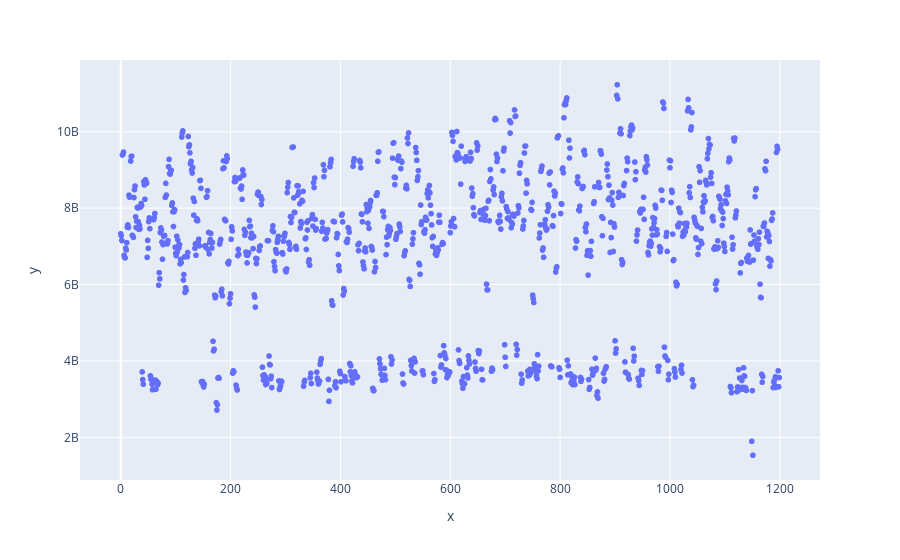

Notebook code for this chart:
### Code cell
# indexes to list
index = ordered_table_mik.index.tolist()

# PLOT
# figsize 
plt.figure(figsize=(15,8))

px.scatter(x=index , y = ordered_table_mik['sum'], hover_name = ordered_table_mik['samples'])

### Figure 1 — Plotly figure (JSON) as saved in the notebook; plotly's stock layout.template omitted (floating-point values rounded to 4 significant figures; data arrays with more than 128 entries replaced by an {"elided": "..."} marker saying what was removed)
{"data": [{"hovertemplate": "<b>%{hovertext}</b><br><br>x=%{x}<br>y=%{y}<extra></extra>", "hovertext": {"elided": "1200 str values"}, "legendgroup": "", "marker": {"color": "#636efa", "symbol": "circle"}, "mode": "markers", "name": "", "showlegend": false, "type": "scattergl", "x": {"elided": "1200 int values"}, "xaxis": "x", "y": {"elided": "1200 float values"}, "yaxis": "y"}], "layout": {"legend": {"tracegroupgap": 0}, "margin": {"t": 60}, "xaxis": {"anchor": "y", "domain": [0, 1], "title": {"text": "x"}}, "yaxis": {"anchor": "x", "domain": [0, 1], "title": {"text": "y"}}}}
